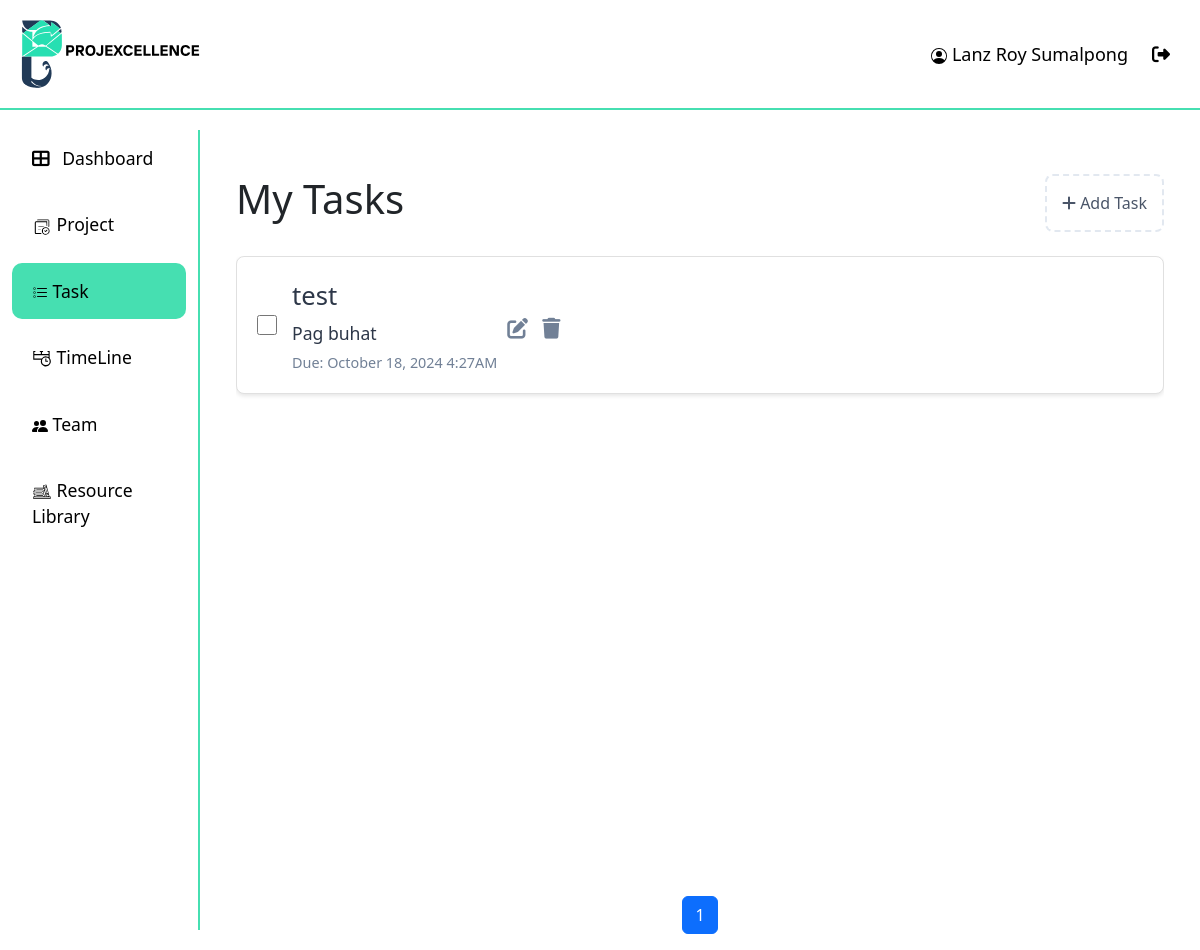
The app's page /task/ (signed in), older data.
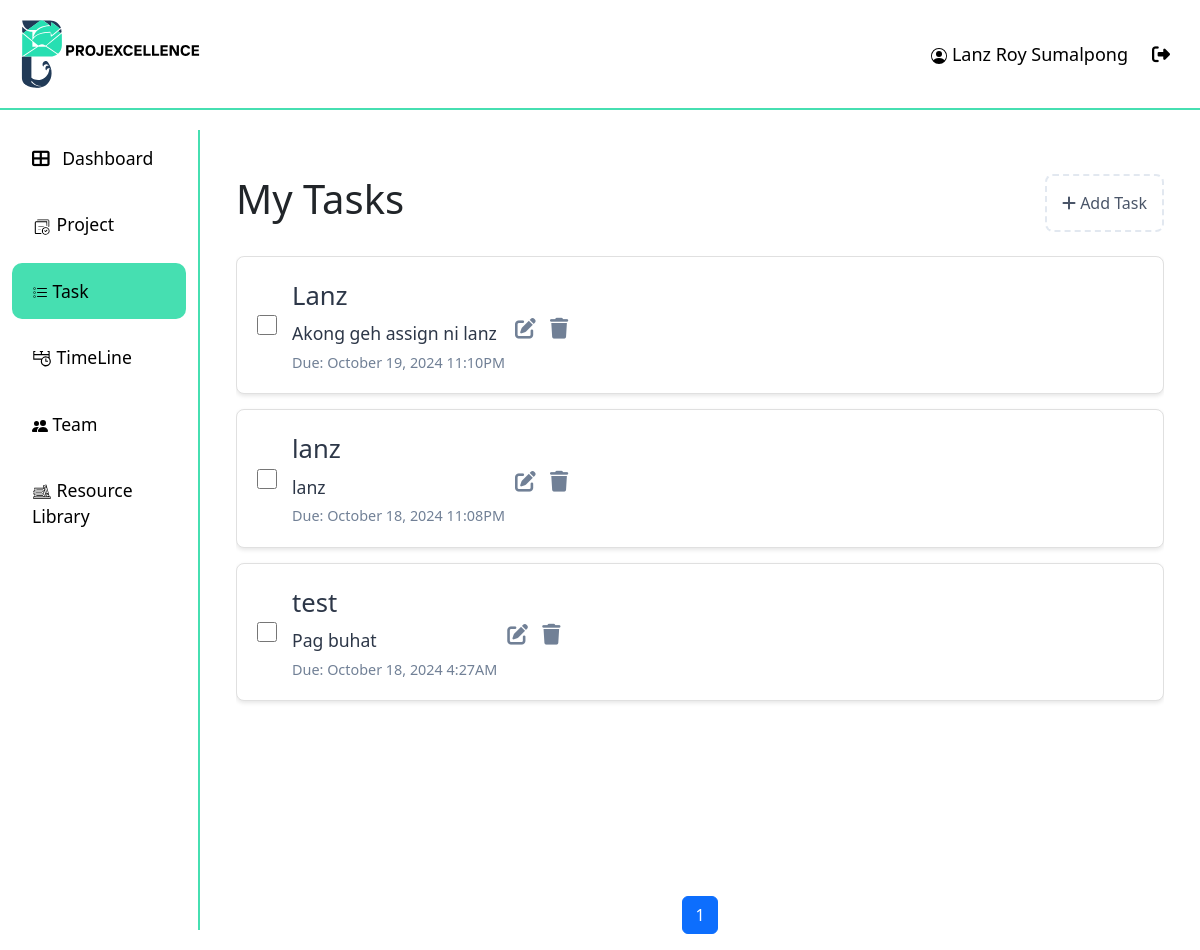
The same page, newer data.
### api/models.py (models this page shows, shortened)
class User(AbstractUser):
    ROLE_CHOICES = [
        ("ADMIN", "Admin"),
        ("PM", "projectmanger"),
        ("MEMBER", "member"),
    ]
    STATUS_CHOICES = [
        ("APPROVED", "Approved"),
        ("REJECTED", "Rejected"),
        ("PENDING", "Pending"),
    ]
    username = None  # Remove the username field entirely
    email = models.EmailField(_("email address"), unique=True)
    phone_regex = RegexValidator(
        regex=r"^\+?1?\d{9,15}$",
        message="Phone number must be entered in the format: '+999999999'. Up to 15 digits allowed.",
    )
    phone_number = models.CharField(validators=[phone_regex], max_length=17, blank=True)
    role = models.CharField(max_length=10, choices=ROLE_CHOICES, default="EMPLOYEE")
    date_of_hire = models.DateField(blank=True, null=True)
    profile_path = models.ImageField(null=True, blank=True)
    status = models.CharField(max_length=20, choices=STATUS_CHOICES, default="PENDING")
    groups = models.ManyToManyField(
        "auth.Group",
        verbose_name=_("groups"),
        blank=True,
        related_name="custom_user_set",
        related_query_name="custom_user",
    )
    user_permissions = models.ManyToManyField(
        "auth.Permission",
        verbose_name=_("user permissions"),
        blank=True,
        related_name="custom_user_set",
        related_query_name="custom_user",
    )
    objects = UserManager()
    USERNAME_FIELD = "email"
    REQUIRED_FIELDS = ["first_name", "last_name", "date_of_hire", "password"]
    def __str__(self):
        return f"{self.first_name} {self.last_name}"

class Task(models.Model):
    task_name = models.CharField(max_length=50)
    description = models.TextField()
    assigned_to = models.ForeignKey(User, on_delete=models.CASCADE)
    status = models.CharField(max_length=50)
    due_date = models.DateTimeField()
    completed = models.BooleanField(default=False)
    created_at = models.DateTimeField(auto_now_add=True)
    updated_at = models.DateTimeField(auto_now=True)

### api/views.py (the view)
# urls.py: path("task/", views.task_list, name="task"),
@login_required
def task_list(request):
    tasks = Task.objects.filter(assigned_to=request.user).order_by("-due_date")
    task_filter = TaskFilter(request.GET, queryset=tasks)
    paginator = Paginator(task_filter.qs, 10)  # Paginate the tasks, 10 per page
    page_number = request.GET.get("page")
    page_obj = paginator.get_page(page_number)
    edit_task_forms = {task.id: TaskForm(instance=task) for task in tasks}
    context = {
        "page_obj": page_obj,
        "edit_task_forms": edit_task_forms,
        "add_task_form": TaskForm(),  # Form to add a new task
        "filter": task_filter,
    }
    return render(request, "task.html", context)# from task_list

### api/forms.py
class TaskForm(forms.ModelForm):
    class Meta:
        model = Task
        fields = ["task_name", "description", "assigned_to", "due_date", "status"]
        widgets = {
            "due_date": forms.DateTimeInput(attrs={"type": "datetime-local"}),
        }
    def __init__(self, *args, **kwargs):
        super().__init__(*args, **kwargs)
        self.fields['assigned_to'].queryset = User.objects.filter(is_active=True)

### api/templatetags/custom_filters.py (called while the page is built)
@register.filter
def dict_get(d, key):
    return d.get(key)

### api/templates/task.html (shortened to what this page needs)
{% extends "base.html" %}
{% load crispy_forms_tags %}
{% load custom_filters %}
{% block content %}
<div class="page-container">
    <div class="content-wrapper container mt-4">
        <div class="d-flex justify-content-between align-items-center mb-4">
            <h1 class="text-3xl font-bold">My Tasks</h1>
            <div class="add-task" data-bs-toggle="modal" data-bs-target="#addTaskModal">
                <i class="fas fa-plus mr-2"></i> Add Task
            </div>
        </div>
        <div id="tasks-list">
            {% for task in page_obj %}
            <div class="task-item {% if task.completed %}completed{% endif %}">
                <div class="d-flex align-items-center">
                    <input type="checkbox" class="task-checkbox" {% if task.completed %}checked{% endif %}>
                    <div>
                        <div class="task-title">{{ task.task_name }}</div>
                        <div class="task-description">{{ task.description }}</div>
                        <div class="task-due-date">Due: {{ task.due_date|date:"F j, Y g:iA" }}</div>
                    </div>
                    <div class="task-actions ml-auto">
                        <i class="fas fa-edit" data-bs-toggle="modal" data-bs-target="#editTaskModal{{ task.id }}"></i>
                        <i class="fas fa-trash" data-bs-toggle="modal" data-bs-target="#deleteTaskModal{{ task.id }}"></i>
                    </div>
                </div>
            </div>
            {% empty %}
                <div class="task-item">
                    <h4 class="text-center">You have no tasks to accomplish.<br/><small>Set up tasks to have a productive day ahead.</small></h4>
                </div>
            {% endfor %}
        </div>
        <nav aria-label="Page navigation" class="mt-auto">
            <ul class="pagination justify-content-center">
                {% for num in page_obj.paginator.page_range %}
                    {% if page_obj.number == num %}
                        <li class="page-item active"><span class="page-link">{{ num }}</span></li>
                    {% elif num > page_obj.number|add:'-3' and num < page_obj.number|add:'3' %}
                        <li class="page-item"><a class="page-link" href="?page={{ num }}">{{ num }}</a></li>
                    {% endif %}
                {% endfor %}
            </ul>
        </nav>
    </div>
</div>
{% endblock content %}

### api/templates/base.html (shortened to what this page needs)
{% load static %}
<!DOCTYPE html>
<html lang="en">
  <head>
    <link
      href="https://cdn.jsdelivr.net/npm/bootstrap@5.3.0/dist/css/bootstrap.min.css"
      rel="stylesheet"
    />
    <link
      href="https://cdnjs.cloudflare.com/ajax/libs/font-awesome/6.4.0/css/all.min.css"
      rel="stylesheet"
    />
  </head>
  <body>
    <header>
      <div class="header">
          <img src="{% static '/res/slogo.svg' %}" alt="logo" width="200px">
          <div class="profile">
            <a class="nav-link {% if request.resolver_match.url_name == 'profile' %}active{% endif %}" href="{% url 'profile' %}">
              {{ request.user.first_name|capfirst }} {{ request.user.last_name|capfirst }}
            </a>
            <a class="nav-link" href="{% url 'logout' %}" onclick="event.preventDefault(); document.getElementById('logout-form').submit();">
              <i class="fas fa-sign-out-alt me-2"></i>
            </a>
          </div>
      </div>
    </header>
    <div class="container-fluid">
      <div class="row">
        <nav
          id="sidebarMenu"
          class="col-md-3 col-lg-2 d-md-block sidebar collapse"
        >
          <ul class="nav flex-column">
            <li class="nav-item">
              <a class="nav-link {% if request.resolver_match.url_name == 'dashboard' %}active{% endif %}" href="{% url 'dashboard' %}">
                <i class="fas fa-th-large me-2"></i> Dashboard
              </a>
            </li>
            <li class="nav-item">
              <a class="nav-link {% if request.resolver_match.url_name == 'dashboard' %}active{% endif %}" href="{% url 'dashboard' %}">
                <img src="{% static '/res/projectIcon.svg' %}" alt="logo" width="20px">  Project
              </a>
            </li>
            <li class="nav-item">
              <a class="nav-link {% if request.resolver_match.url_name == 'task' %}active{% endif %}" href="{% url 'task' %}">
                 Task
              </a>
            </li>
            <li class="nav-item">
              <a class="nav-link {% if request.resolver_match.url_name == 'dashboard' %}active{% endif %}" href="{% url 'dashboard' %}">
                <img src="{% static '/res/timelineIcon.svg' %}" alt="logo" width="20px">  TimeLine
              </a>
            </li>
            <li class="nav-item">
              <a class="nav-link {% if request.resolver_match.url_name == 'myteam' %}active{% endif %}" href="{% url 'myteam' %}">
                </i> Team
              </a>
            </li>
            <li class="nav-item">
              <a class="nav-link {% if request.resolver_match.url_name == 'resourceLib' %}active{% endif %}" href="{% url 'resourceLib' %}">
                <img src="{% static '/res/resourceIcon.svg' %}" alt="logo" width="20px"> Resource Library
              </a>
            </li>
          </ul>
        </nav>
        <main class="col-md-9 ms-sm-auto col-lg-10 px-md-4 main-content">
          {% block content %}{% endblock content %}
        </main>
      </div>
    </div>
  </body>
</html>

### api/templates/base.html (style rules this page uses)
.header { overflow: hidden; background-color: #ffffff; padding: 20px 10px; position: fixed; top: 0; width: 100%; z-index: 1000; margin-bottom: 10px; border-bottom: 2px solid #46DFB1; height: 110px; display: flex; justify-content: space-between; align-items: center; }
.header a { float: left; color: black; text-align: center; padding: 12px; text-decoration: none; font-size: 18px; line-height: 25px; border-radius: 4px; }
body { margin-top: 130px; background-color: #ffffff; }
.sidebar { background-color: #ffffff; color: black; height: 100vh; overflow-y: auto; position: fixed; top: 100; left: 0; z-index: 1000; border-right: 2px solid #46DFB1; }
.sidebar .nav-link { color: black; padding: 15px 20px; font-size: 1.1rem; margin-bottom: 10px; }
.sidebar .nav-link.active { background-color: #46DFB1; border-radius: 10px; color: black; }
.main-content { margin-left: 0; padding-top: 20px; }

### api/templates/task.html (style rules this page uses)
.page-container { display: flex; flex-direction: column; min-height: 100vh; }
.content-wrapper { flex: 1; display: flex; flex-direction: column; }
#tasks-list { flex: 1; overflow-y: auto; margin-bottom: 20px; }
.task-item { background-color: #ffffff; border: 1px solid #e0e0e0; border-radius: 8px; padding: 20px; margin-bottom: 15px; cursor: pointer; transition: all 0.3s ease; box-shadow: 0 2px 4px rgba(0,0,0,0.1); }
.task-checkbox { margin-right: 15px; width: 20px; height: 20px; }
.task-description { font-size: 1.1rem; color: #2d3748; margin-bottom: 5px; }
.task-title { font-size: 1.6rem; color: #2d3748; margin-bottom: 5px; }
.task-due-date { font-size: 0.9rem; color: #718096; }
.add-task { color: #4a5568; cursor: pointer; padding: 15px; border: 2px dashed #e2e8f0; border-radius: 8px; display: inline-block; transition: all 0.3s ease; }
.task-actions { float: right; }
.task-actions i { cursor: pointer; margin-top: 10px; margin-left: 10px; color: #718096; transition: color 0.2s ease; font-size: 1.3em; }

Row changes from the older to the newer data that the page shows:
added Task: task_name "Lanz", description "Akong geh assign ni lanz", due_date "October 19, 2024 11:10PM"
added Task: task_name "lanz", description "lanz", due_date "October 18, 2024 11:08PM"
